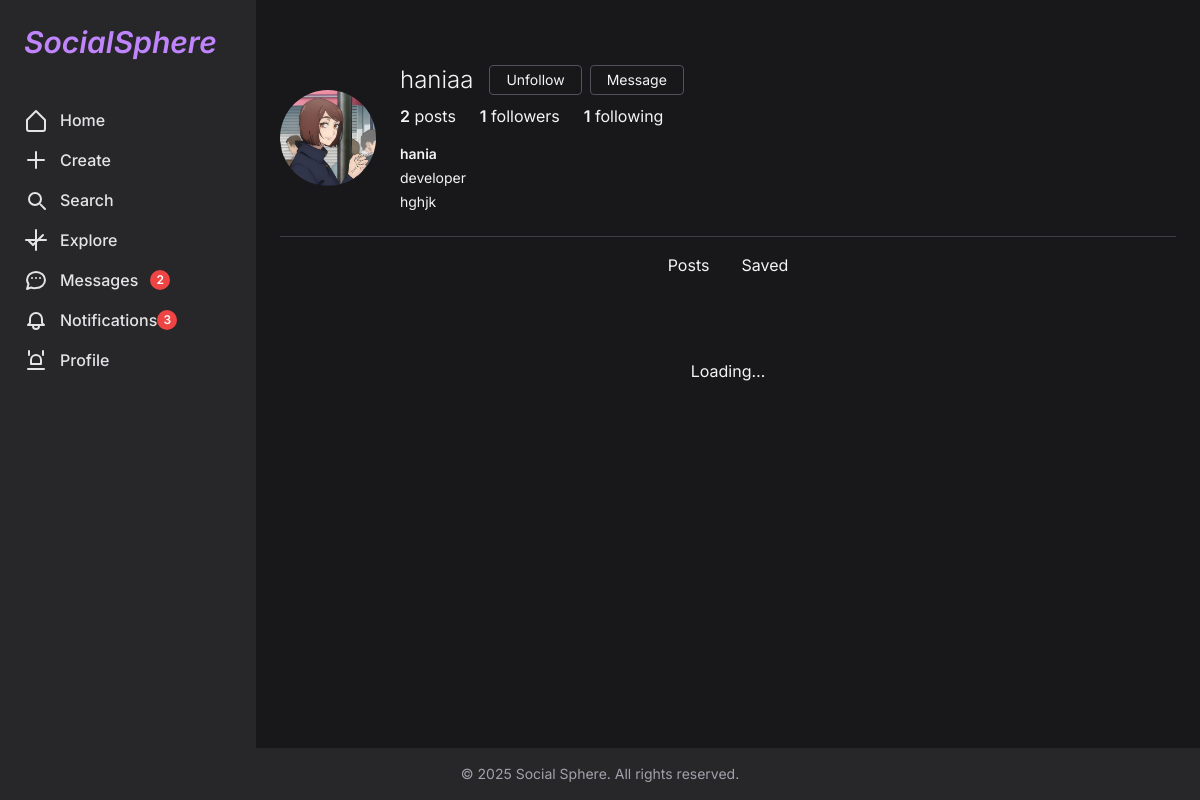
/users/haniaa/ (signed in), run on the app's committed database.
### social/models.py (models this page shows, shortened)
class User(AbstractUser):
    email = models.EmailField(unique=True)
    date_of_birth = models.DateField(blank=True, null=True)
    bio = models.TextField(null=True, blank=True)
    photo = models.ImageField(upload_to="account_images/", blank=True, null=True)
    job = models.CharField(max_length=250, null=True, blank=True)
    following = models.ManyToManyField('self', through='Contact', related_name="followers", symmetrical=False)
    USERNAME_FIELD = 'email'
    REQUIRED_FIELDS = ['username']
    def get_followers(self):
        return [contact.user_from for contact in self.rel_to_set.all().order_by('-created')]
    def get_followings(self):
        return [contact.user_to for contact in self.rel_from_set.all().order_by('-created')]

### social/views.py (the view)
# urls.py: path('users/<username>/', views.profile_view, name='user_detail'),
@login_required
def profile_view(request, username):
    user_obj = get_object_or_404(User, username=username, is_active=True)
    is_self = (request.user == user_obj)
    return render(request, 'user/profile.html', {
        'user': user_obj,
        'is_self': is_self,
        'followers': user_obj.get_followers(),
        'following': user_obj.get_followings(),
    })

### social/context_processors.py (called while the page is built)
def notifications(request):
    if not request.user.is_authenticated:
        return {}
    last_login = request.user.last_login or timezone.now()
    msg_count = Message.objects.filter(
        thread__participants=request.user,
        is_read=False
    ).exclude(sender=request.user).count()
    fol_count = Contact.objects.filter(
        user_to=request.user,
        created__gt=last_login
    ).count()
    com_count = Comment.objects.filter(
        post__author=request.user,
        created__gt=last_login
    ).count()
    return {
        'notif_messages': msg_count,
        'notif_followers': fol_count,
        'notif_comments': com_count,
    }

def notifications_count(request):
    if request.user.is_authenticated:
        count = Notification.objects.filter(user=request.user, unread=True).count()
        return {'notifications_count': count}
    return {'notifications_count': 0}

def unread_messages_count(request):
    if not request.user.is_authenticated:
        return {}
    count = Message.objects.filter(
        thread__participants=request.user,
        is_read=False
    ).exclude(sender=request.user).count()
    return {'unread_messages_count': count}

### social/templates/user/profile.html (shortened to what this page needs)
{% extends 'base.html' %}
{% load static humanize %}
{% block content %}
<div class="max-w-4xl mx-auto py-6 space-y-6">
  <div class="flex items-center space-x-6">
    {% if user.photo %}
      <img src="{{ user.photo.url }}"
           class="w-24 h-24 rounded-full object-cover"/>
    {% else %}
      <div class="w-24 h-24 rounded-full bg-zinc-700 flex items-center justify-center text-zinc-300 text-4xl">
        {{ user.username|slice:":1"|upper }}
      </div>
    {% endif %}
    <div class="flex-1 space-y-2">
      <div class="flex items-center space-x-4">
        <h1 class="text-2xl font-light">{{ user.username }}</h1>
        {% if is_self %}
          <a href="{% url 'social:edit_account' %}"
             class="px-4 py-1 border border-zinc-600 rounded text-sm hover:bg-zinc-700 transition">
            Edit Profile
          </a>
        {% else %}
          <div class="flex space-x-2">
            <button id="profileFollowBtn"
                    data-user-id="{{ user.id }}"
                    class="px-4 py-1 border border-zinc-600 rounded text-sm hover:bg-zinc-700 transition">
              {% if request.user in user.followers.all %}Unfollow{% else %}Follow{% endif %}
            </button>
            <a href="{% url 'social:inbox' %}?start={{ user.id }}"
               class="px-4 py-1 border border-zinc-600 rounded text-sm hover:bg-zinc-700 transition">
              Message
            </a>
          </div>
        {% endif %}
      </div>
      <div class="flex space-x-6">
        <span><span class="font-semibold">{{ user.user_posts.count }}</span> posts</span>
        <span id="followersBtn" class="cursor-pointer">
          <span class="font-semibold">{{ followers|length }}</span> followers
        </span>
        <span id="followingBtn" class="cursor-pointer">
          <span class="font-semibold">{{ following|length }}</span> following
        </span>
      </div>
      {% if user.first_name or user.bio or user.job %}
        <div class="pt-2 text-sm space-y-1">
          {% if user.get_full_name != "" %}
            <p class="font-semibold">{{ user.get_full_name }}</p>
          {% endif %}
          {% if user.job %}
            <p>{{ user.job }}</p>
          {% endif %}
          {% if user.bio %}
            <p>{{ user.bio }}</p>
          {% endif %}
        </div>
      {% endif %}
    </div>
  </div>
  <div class="border-t border-zinc-700">
    <nav class="flex space-x-8 justify-center">
      <button id="tabPosts"
              class="py-4 border-b-2 border-transparent hover:border-zinc-500 transition">
        Posts
      </button>
      <button id="tabSaved"
              class="py-4 border-b-2 border-transparent hover:border-zinc-500 transition">
        Saved
      </button>
    </nav>
  </div>
  <div id="postsLoader" class="text-center py-4">Loading…</div>
</div>
{% endblock %}

### social/templates/base.html (style rules this page uses)
body { font-family: 'Inter', sans-serif; }

### data on the page
User: photo (picture), username "haniaa", user_posts.count "2", get_full_name "hania", job "developer", bio "hghjk"

### other printed values
{{ unread_messages_count }} "2"
{{ notifications_count }} "3"
{{ followers|length }} "1"
{{ following|length }} "1"
